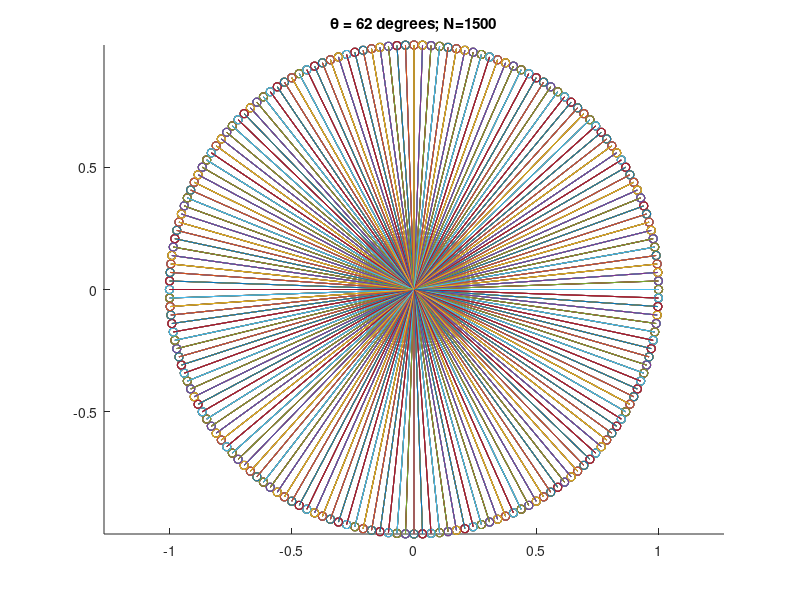

This chart was generated by the following MATLAB code:
%% Phasor sum in Fourier transform of Dirac comb
% Shows a sequence of phasors where each phasor advances over the previous
% one by a fixed angle.
nPhasors = 1500;
deltheta = 62*pi/180;%radians
figure;
hold on;
for lp = 1:nPhasors
    plot(cos(lp*deltheta),sin(lp*deltheta),'o');
    line([0,cos(lp*deltheta)],[0,sin(lp*deltheta)]);
end
axis equal
title(['\theta = ',num2str(deltheta*180/pi),' degrees; N=',num2str(nPhasors)]);